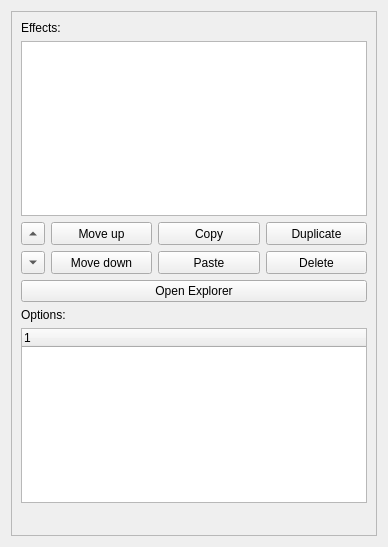
<?xml version="1.0" encoding="UTF-8"?>
<ui version="4.0">
 <class>Effects</class>
 <widget class="QWidget" name="Effects">
  <property name="geometry">
   <rect>
    <x>0</x>
    <y>0</y>
    <width>388</width>
    <height>547</height>
   </rect>
  </property>
  <property name="windowTitle">
   <string>Effects</string>
  </property>
  <layout class="QVBoxLayout" name="verticalLayout">
   <item>
    <widget class="QScrollArea" name="scrollArea">
     <property name="widgetResizable">
      <bool>true</bool>
     </property>
     <widget class="QWidget" name="scrollAreaWidgetContents_3">
      <property name="geometry">
       <rect>
        <x>0</x>
        <y>0</y>
        <width>368</width>
        <height>527</height>
       </rect>
      </property>
      <layout class="QVBoxLayout" name="verticalLayout_12">
       <item>
        <widget class="QLabel" name="label_6">
         <property name="text">
          <string>Effects:</string>
         </property>
        </widget>
       </item>
       <item>
        <widget class="QTreeWidget" name="EffectsTree">
         <property name="headerHidden">
          <bool>true</bool>
         </property>
         <column>
          <property name="text">
           <string notr="true">Index</string>
          </property>
         </column>
         <column>
          <property name="text">
           <string>Name</string>
          </property>
         </column>
        </widget>
       </item>
       <item>
        <layout class="QGridLayout" name="gridLayout_5">
         <item row="2" column="2">
          <widget class="QPushButton" name="PasteEffect">
           <property name="sizePolicy">
            <sizepolicy hsizetype="Preferred" vsizetype="Preferred">
             <horstretch>0</horstretch>
             <verstretch>0</verstretch>
            </sizepolicy>
           </property>
           <property name="text">
            <string>Paste</string>
           </property>
          </widget>
         </item>
         <item row="1" column="0">
          <widget class="QToolButton" name="Up">
           <property name="text">
            <string>...</string>
           </property>
           <property name="arrowType">
            <enum>Qt::ArrowType::UpArrow</enum>
           </property>
          </widget>
         </item>
         <item row="1" column="1">
          <widget class="QPushButton" name="MoveUp">
           <property name="sizePolicy">
            <sizepolicy hsizetype="Preferred" vsizetype="Preferred">
             <horstretch>0</horstretch>
             <verstretch>0</verstretch>
            </sizepolicy>
           </property>
           <property name="text">
            <string>Move up</string>
           </property>
          </widget>
         </item>
         <item row="2" column="0">
          <widget class="QToolButton" name="Down">
           <property name="text">
            <string>...</string>
           </property>
           <property name="arrowType">
            <enum>Qt::ArrowType::DownArrow</enum>
           </property>
          </widget>
         </item>
         <item row="2" column="1">
          <widget class="QPushButton" name="MoveDown">
           <property name="sizePolicy">
            <sizepolicy hsizetype="Preferred" vsizetype="Preferred">
             <horstretch>0</horstretch>
             <verstretch>0</verstretch>
            </sizepolicy>
           </property>
           <property name="text">
            <string>Move down</string>
           </property>
          </widget>
         </item>
         <item row="1" column="2">
          <widget class="QPushButton" name="CopyEffect">
           <property name="sizePolicy">
            <sizepolicy hsizetype="Preferred" vsizetype="Preferred">
             <horstretch>0</horstretch>
             <verstretch>0</verstretch>
            </sizepolicy>
           </property>
           <property name="text">
            <string>Copy</string>
           </property>
          </widget>
         </item>
         <item row="1" column="3">
          <widget class="QPushButton" name="DuplicateEffect">
           <property name="sizePolicy">
            <sizepolicy hsizetype="Preferred" vsizetype="Preferred">
             <horstretch>0</horstretch>
             <verstretch>0</verstretch>
            </sizepolicy>
           </property>
           <property name="text">
            <string>Duplicate</string>
           </property>
          </widget>
         </item>
         <item row="2" column="3">
          <widget class="QPushButton" name="DeleteEffect">
           <property name="sizePolicy">
            <sizepolicy hsizetype="Preferred" vsizetype="Preferred">
             <horstretch>0</horstretch>
             <verstretch>0</verstretch>
            </sizepolicy>
           </property>
           <property name="text">
            <string>Delete</string>
           </property>
          </widget>
         </item>
        </layout>
       </item>
       <item>
        <widget class="QPushButton" name="Explorer">
         <property name="text">
          <string>Open Explorer</string>
         </property>
        </widget>
       </item>
       <item>
        <widget class="QLabel" name="label_7">
         <property name="text">
          <string>Options:</string>
         </property>
        </widget>
       </item>
       <item>
        <widget class="QTreeWidget" name="OptionsTree">
         <property name="headerHidden">
          <bool>false</bool>
         </property>
         <column>
          <property name="text">
           <string notr="true">1</string>
          </property>
         </column>
        </widget>
       </item>
       <item>
        <spacer name="verticalSpacer">
         <property name="orientation">
          <enum>Qt::Orientation::Vertical</enum>
         </property>
         <property name="sizeHint" stdset="0">
          <size>
           <width>20</width>
           <height>40</height>
          </size>
         </property>
        </spacer>
       </item>
      </layout>
     </widget>
    </widget>
   </item>
  </layout>
 </widget>
 <resources/>
 <connections/>
</ui>
